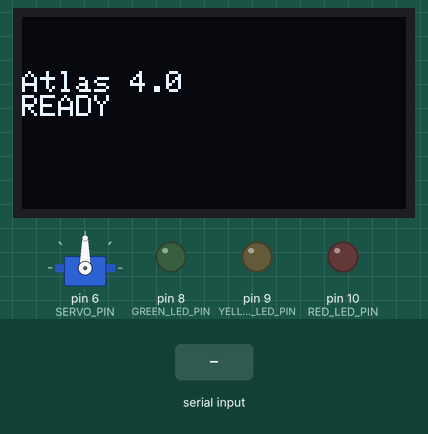
A sketch run on a simulated Arduino Uno, built with avr-gcc and run on an emulated ATmega328P. Shown: servo, 128×64 one-colour display, output pins drawn as LEDs (lit = HIGH). Inputs (shaded band) come from the test bench. What the sketch prints to the serial monitor is not drawn.

Above: at 1.2 s.
1.3 s: "HAPPY\n" received over Serial
At 1.7 s:
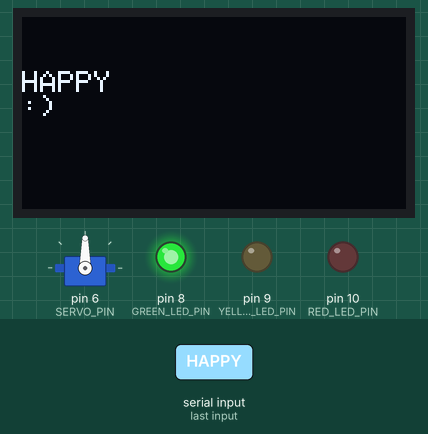
2.8 s: "THINKING\n" received over Serial
At 4.0 s:
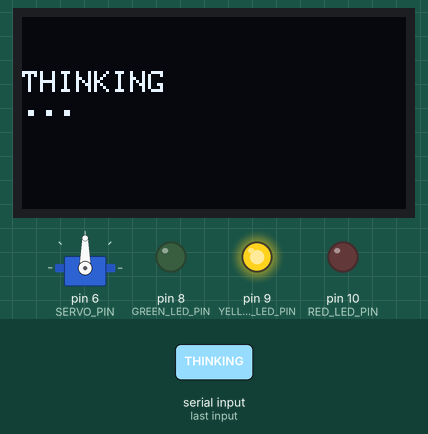
4.3 s: "WARNING\n" received over Serial
At 5.3 s:
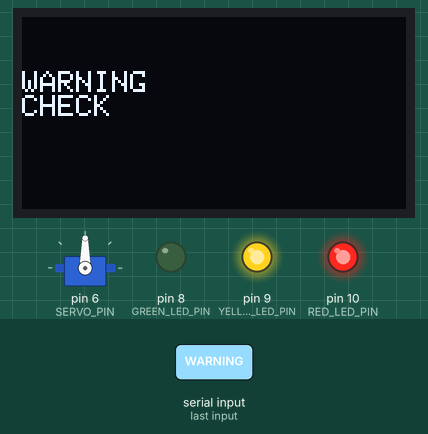
5.8 s: "ERROR\n" received over Serial
At 6.3 s:
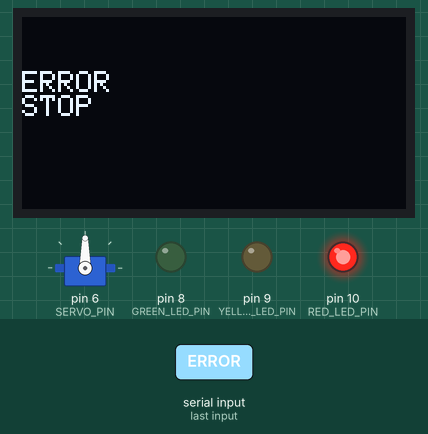
7.3 s: "OFF\n" received over Serial
At 8.5 s:
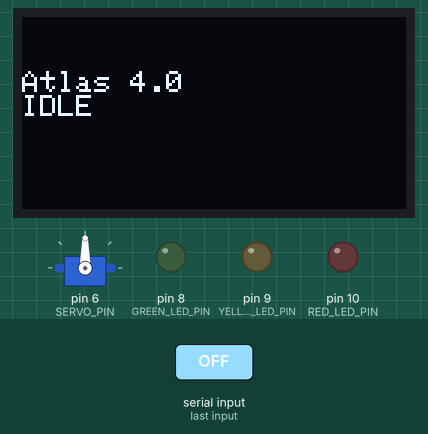
8.8 s: "NOD\n" received over Serial
At 8.97 s:
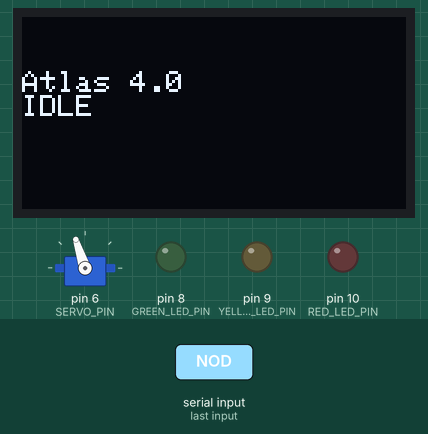
Timing chart, 0 to 11.6 s (numbered marks = the images above; inputs shaded):
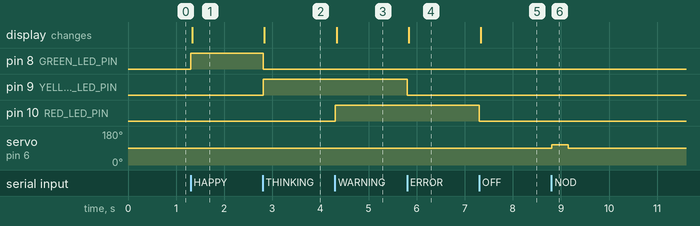

Measured:
- after the input at 1.3 s, pin 8 (GREEN_LED_PIN): LOW → HIGH at once; the display: changes at once (image 1)
- after the input at 2.8 s, pin 8 (GREEN_LED_PIN): HIGH → LOW at once; pin 9 (YELLOW_LED_PIN): LOW → HIGH at once; the display: changes at once (image 2)
- after the input at 4.3 s, pin 10 (RED_LED_PIN): LOW → HIGH at once; the display: changes at once (image 3)
- after the input at 5.8 s, pin 9 (YELLOW_LED_PIN): HIGH → LOW at once; the display: changes at once (image 4)
- after the input at 7.3 s, pin 10 (RED_LED_PIN): HIGH → LOW at once; the display: changes at once (image 5)
- after the input at 8.8 s, servo on pin 6 (SERVO_PIN): 90° → 108° at once, → 90° 0.35 s later

The sketch:

atlas4_body_firmware_reconstructed_from_log.ino
```cpp
/*
  Atlas 4.0 body firmware — reconstructed reference, NOT the historical original.

  Reconstructed only from verified project_log.txt evidence:
  - Arduino/CH340, 9600 baud
  - Green D8, Yellow D9, Red D10, Servo D6, OLED 0x3C
  - PING, STATUS, HAPPY, THINKING, WARNING, ERROR, NOD, OFF

  Verify mechanical direction and OLED library before flashing.
*/
#include <Servo.h>
#include <Wire.h>
#include <Adafruit_GFX.h>
#include <Adafruit_SSD1306.h>

const int GREEN_LED_PIN = 8;
const int YELLOW_LED_PIN = 9;
const int RED_LED_PIN = 10;
const int SERVO_PIN = 6;
const int SERVO_CENTER = 90;
const int SERVO_NOD = 108;
Servo headServo;
Adafruit_SSD1306 display(128, 64, &Wire, -1);
bool oledOk = false;

void leds(bool g, bool y, bool r) {
  digitalWrite(GREEN_LED_PIN, g ? HIGH : LOW);
  digitalWrite(YELLOW_LED_PIN, y ? HIGH : LOW);
  digitalWrite(RED_LED_PIN, r ? HIGH : LOW);
}

void showText(const char* line1, const char* line2 = "") {
  if (!oledOk) return;
  display.clearDisplay();
  display.setTextColor(SSD1306_WHITE);
  display.setTextSize(1);
  display.setCursor(0, 18);
  display.println(line1);
  display.println(line2);
  display.display();
}

void replyOk(const String &name) {
  Serial.println(name + "_OK");
  Serial.println("OK:" + name);
}

void setup() {
  Serial.begin(9600);
  Serial.setTimeout(100);
  pinMode(GREEN_LED_PIN, OUTPUT);
  pinMode(YELLOW_LED_PIN, OUTPUT);
  pinMode(RED_LED_PIN, OUTPUT);
  leds(false, false, false);
  headServo.attach(SERVO_PIN);
  headServo.write(SERVO_CENTER);
  Wire.begin();
  oledOk = display.begin(SSD1306_SWITCHCAPVCC, 0x3C);
  showText("Atlas 4.0", "READY");
  Serial.println("ATLAS_4_READY");
}

void loop() {
  if (!Serial.available()) return;
  String cmd = Serial.readStringUntil('\n');
  cmd.trim();
  cmd.toUpperCase();
  if (!cmd.length()) return;
  Serial.println("CMD:" + cmd);

  if (cmd == "PING") {
    Serial.println("PONG"); Serial.println("OK:PING");
  } else if (cmd == "STATUS") {
    Serial.println("STATUS_OK");
    Serial.println("GREEN_LED_PIN:8"); Serial.println("YELLOW_LED_PIN:9");
    Serial.println("RED_LED_PIN:10"); Serial.println("SERVO_PIN:6");
    Serial.println("BAUD_RATE:9600");
    Serial.println(oledOk ? "OLED_OK_ADDRESS:0x3C" : "OLED_NOT_FOUND");
    Serial.println("OK:STATUS");
  } else if (cmd == "HAPPY") {
    leds(true, false, false); showText("HAPPY", ":)"); replyOk("HAPPY");
  } else if (cmd == "THINKING") {
    leds(false, true, false); showText("THINKING", "..."); replyOk("THINKING");
  } else if (cmd == "WARNING") {
    leds(false, true, true); showText("WARNING", "CHECK"); replyOk("WARNING");
  } else if (cmd == "ERROR") {
    leds(false, false, true); showText("ERROR", "STOP"); replyOk("ERROR");
  } else if (cmd == "NOD") {
    headServo.write(SERVO_NOD); delay(350); headServo.write(SERVO_CENTER); delay(350); replyOk("NOD");
  } else if (cmd == "OFF") {
    leds(false, false, false); headServo.write(SERVO_CENTER); showText("Atlas 4.0", "IDLE"); replyOk("OFF");
  } else {
    Serial.println("ERROR:UNKNOWN_COMMAND");
  }
}
```
